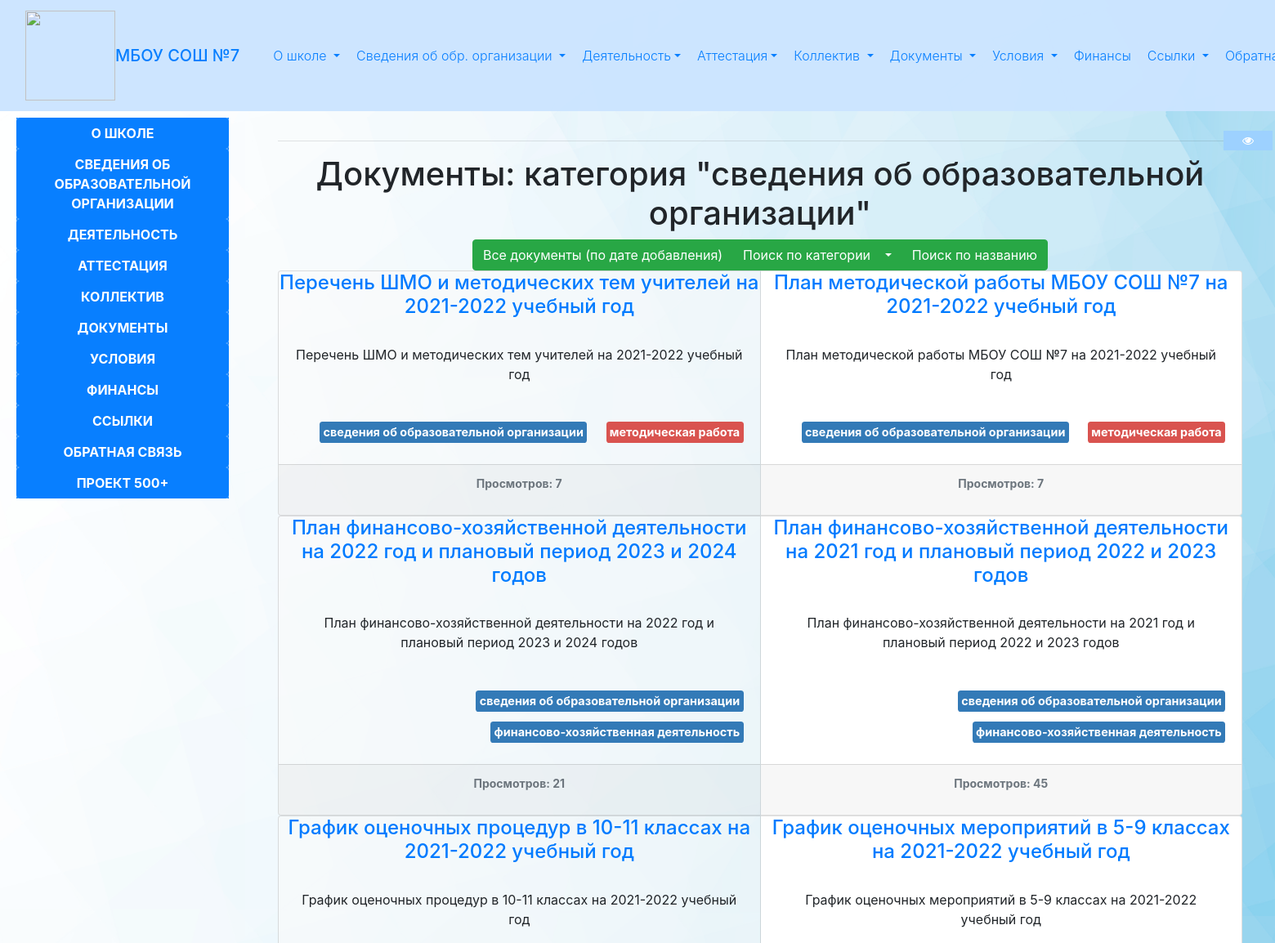
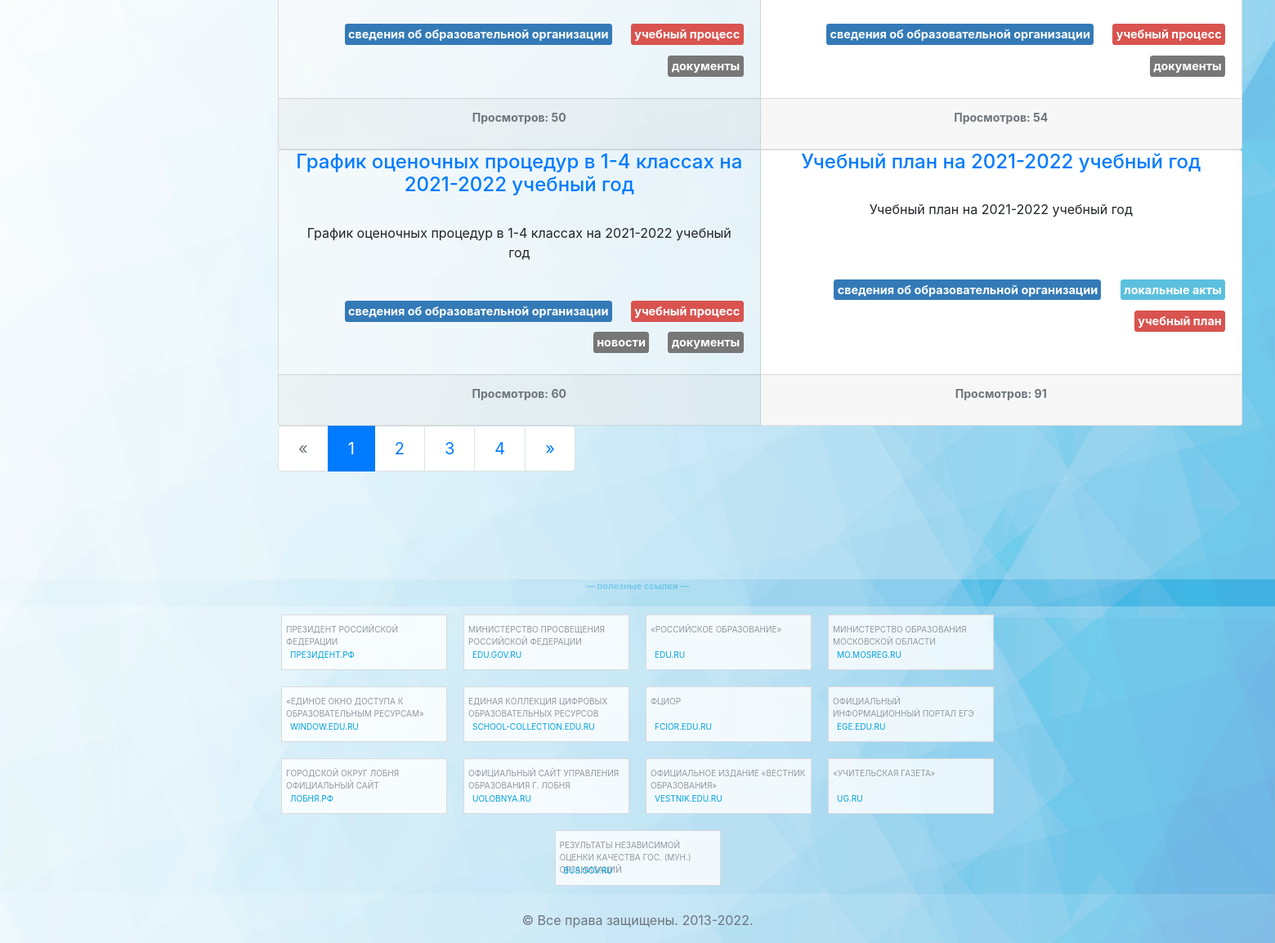
/about/docs/, run on the app's committed database (2 pictures, top to bottom).
### mbou/models.py (models this page shows, shortened)
class DocumentCategory(models.Model):
    GREEN = 'success'
    DBLUE = 'primary'
    BLACK = 'default'
    RED = 'danger'
    LBLUE = 'info'
    COLORS = (('GR', GREEN), ('DB', DBLUE), ('B', BLACK), ('RE', RED), ('BL', LBLUE))
    name = models.CharField(max_length=60)
    name_id = models.CharField(max_length=120, default=u'')
    color = models.CharField(max_length=2, choices=COLORS, default=BLACK)
    objects = DocumentCategoryManager()
    def get_url(self):
        return reverse('docs_by_category', kwargs={'cat_name': self.name_id})

class Document(models.Model):
    title = models.TextField()
    title_id = models.TextField(default=u'')
    description = models.TextField(blank=True)
    doc = models.FileField(upload_to="docs")
    pub_date = models.DateTimeField(default=timezone.now)
    categories = models.ManyToManyField(DocumentCategory)
    views_count = models.IntegerField(default=0)
    objects = DocumentManager()
    def url(self):
        return reverse('document_show', kwargs={'title': self.title_id, })
    class Meta:
        ordering = ['-pub_date', '-views_count']

### mbou/views.py (the view)
# urls.py: url(r'^about/docs/$', views.about_docs_all, name="about_docs"),
def about_docs_all(request):
    return docs_by_cat_name(request, categories.about_docs_category)

### templates/docs_list.html (shortened to what this page needs)
{% extends 'news.html' %}
{% block content %}
  <hr/>
  <div class="page-header">
    <h1 class="text-center">Документы: {% if cat_name %} категория "{{ cat_name }}" {% elif query %} по запросу "{{ query }}" {% else %} по дате добавления {% endif %}</h1>
    <div class="btn-group-lg" align="center">
      <div class="btn-group" role="group">
          <a href="{% url 'docs_newest' %}" class="btn btn-success" role="button">Все документы (по дате добавления)</a>
          <div class="btn-group" role="group">
            <button class="btn btn-success dropdown-toggle" type="button" data-toggle="dropdown">
               Поиск по категории&nbsp;&nbsp;
            </button>
          </div>
          <a href="{% url 'docs_search' %}" class="btn btn-success" role="button">Поиск по названию</a>
      </div>
    </div>
  </div>
  {% if docs %}
    <div class="card-group">
    {% for doc in docs %}
      <div class="card document-{% if forloop.counter|divisibleby:2 %}white{% else %}grey{% endif %}">
        <div class="document-header">
          <h4 class="card-title text-center">
            <a href="{{ doc.url }}">{{ doc.title }}</a>
          </h4>
        </div>
        <div class="card-body">
          <p class="card-text text-center">{{ doc.description }}</p>
        </div>
        <div class="card-body">
          <div class="categories document-categories">
            {% for category in doc.categories.all %}
              <a href="{{ category.get_url }}" class="text-center categories-category categories-category-{{ category.get_color_display }}">{{ category.name }}</a>
            {% endfor %}
          </div>
        </div>
        <div class="card-footer">
          <p class="document-vote-count text-muted small text-center">
            {% if request.user.is_authenticated %}Опубликовано {{ doc.pub_date }} {% endif %}Просмотров: {{ doc.views_count }}
          </p>
        </div>
      </div>
      {% if forloop.counter|divisibleby:2 %}
        </div>
        <div class="card-group">
      {% endif %}
    {% endfor %}
    <div class="paginator-block" align="center">
      {% include 'paginator.html' with objects=docs %}
    </div>
  {% else %}
    <h3 class="text-center">Пока не добавлено ни одного документа</h3>
  {% endif %}
{% endblock %}

### data on the page
DocumentCategory: name "сведения об образовательной организации"
Document: title "Перечень ШМО и методических тем учителей на 2021-2022 учебный год", description "Перечень ШМО и методических тем учителей на 2021-2022 учебный год", views_count "7"
DocumentCategory: name "методическая работа"
Document: title "План методической работы МБОУ СОШ №7 на 2021-2022 учебный год", description "План методической работы МБОУ СОШ №7 на 2021-2022 учебный год", views_count "7"
Document: title "План финансово-хозяйственной деятельности на 2022 год и плановый период 2023 и 2024 годов", description "План финансово-хозяйственной деятельности на 2022 год и плановый период 2023 и 2024 годов", views_count "21"
DocumentCategory: name "финансово-хозяйственная деятельность"
Document: title "План финансово-хозяйственной деятельности на 2021 год и плановый период 2022 и 2023 годов", description "План финансово-хозяйственной деятельности на 2021 год и плановый период 2022 и 2023 годов", views_count "45"
Document: title "График оценочных процедур в 10-11 классах на 2021-2022 учебный год", description "График оценочных процедур в 10-11 классах на 2021-2022 учебный год", views_count "50"
DocumentCategory: name "учебный процесс"
DocumentCategory: name "документы"
Document: title "График оценочных мероприятий в 5-9 классах на 2021-2022 учебный год", description "График оценочных мероприятий в 5-9 классах на 2021-2022 учебный год", views_count "54"
Document: title "График оценочных процедур в 1-4 классах на 2021-2022 учебный год", description "График оценочных процедур в 1-4 классах на 2021-2022 учебный год", views_count "60"
DocumentCategory: name "новости"
Document: title "Учебный план на 2021-2022 учебный год", description "Учебный план на 2021-2022 учебный год", views_count "91"
DocumentCategory: name "локальные акты"
DocumentCategory: name "учебный план"

### other printed values
{{ page }} "1"
{{ page }} "2" "3" "4"
{{ year|date:"Y" }} "2022"
